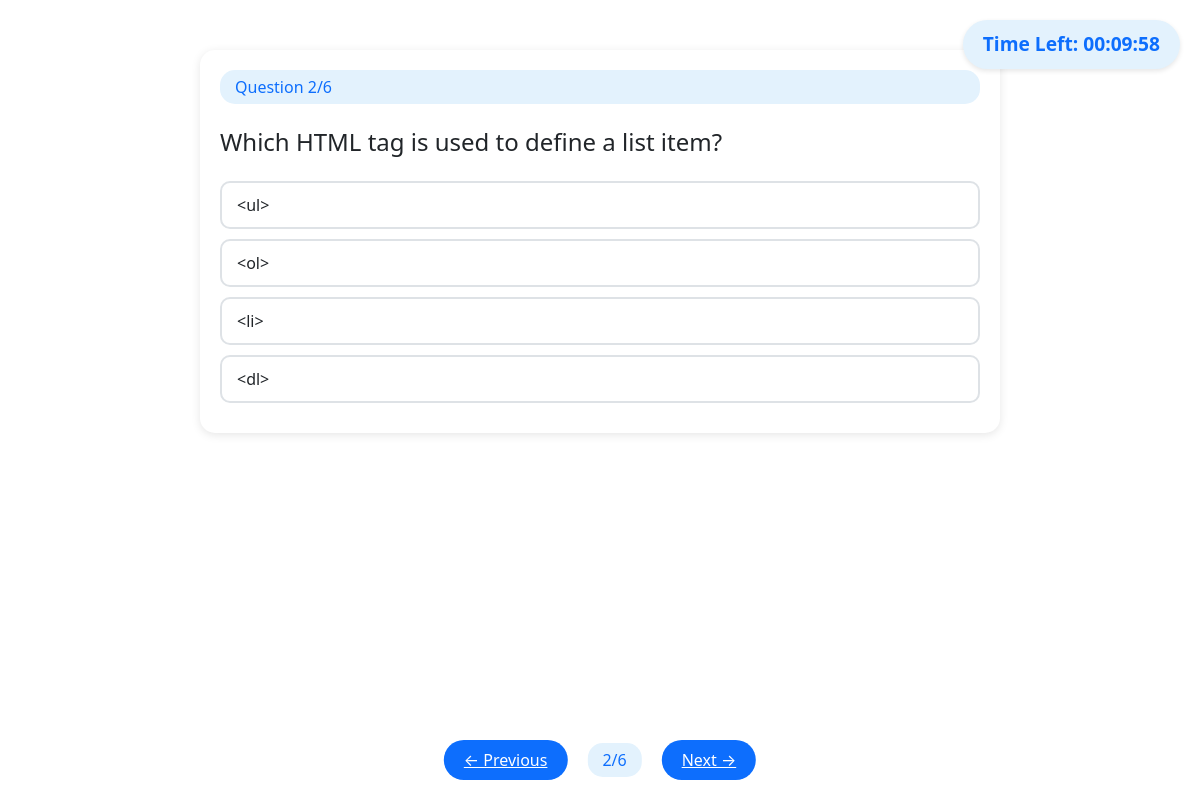
Screenshot of /quiz/1?q=1 with the database file from the repository.
### tables this page shows
CREATE TABLE questions (
            id INTEGER PRIMARY KEY AUTOINCREMENT,
            quiz_id INTEGER NOT NULL,
            question_statement TEXT NOT NULL,
            option1 TEXT NOT NULL,
            option2 TEXT NOT NULL,
            option3 TEXT NOT NULL,
            option4 TEXT NOT NULL,
            correct_option INTEGER NOT NULL,
            FOREIGN KEY (quiz_id) REFERENCES quizzes (id) ON DELETE CASCADE
        );

### app.py (the view)
@app.route('/quiz/<int:quiz_id>')
def quiz(quiz_id):
    try:
        current_q = request.args.get('q', 0, type=int)
        quiz = get_quiz_by_id(quiz_id)
        if not quiz:
            flash('Quiz not found.', 'error')
            return redirect(url_for('dashboard'))
        questions = get_quiz_questions(quiz_id)
        if not questions:
            flash('No questions found for this quiz.', 'error')
            return redirect(url_for('dashboard'))
        total_questions = len(questions)
        if current_q >= total_questions:
            flash('Invalid question number.', 'error')
            return redirect(url_for('dashboard'))
        if 'current_quiz' not in session:
            session['current_quiz'] = {
                'quiz_id': quiz_id,
                'start_time': datetime.now().strftime('%Y-%m-%d %H:%M:%S')
            }
        return render_template('quiz.html',
                             quiz=quiz,
                             questions=questions,
                             current_q=current_q,
                             total_questions=total_questions)
    except Exception as e:
        flash(f'Error loading quiz: {str(e)}', 'error')
        return redirect(url_for('dashboard'))

### Models/database.py (called while the page is built)
def get_db_connection():
    conn = sqlite3.connect(DATABASE_PATH)
    conn.row_factory = sqlite3.Row  # Enables column access by name
    return conn

### Models/models.py (called while the page is built)
def dict_factory(cursor, row):
    d = {}
    for idx, col in enumerate(cursor.description):
        d[col[0]] = row[idx]
    return d

def get_quiz_questions(quiz_id):
    conn = get_db_connection()
    conn.row_factory = dict_factory
    cursor = conn.cursor()
    try:
        cursor.execute("""
            SELECT
                id,
                question_statement,
                option1,
                option2,
                option3,
                option4,
                correct_option
            FROM questions
            WHERE quiz_id = ?
            ORDER BY id
        """, (quiz_id,))
        questions = cursor.fetchall()
        return questions
    except Exception as e:
        print(f"Error retrieving questions: {e}")
        return []
    finally:
        conn.close()

### templates/quiz.html (shortened to what this page needs)
{% extends "base.html" %}
{% block head %}
    <link rel="stylesheet" type="text/css" href="{{ url_for('static', filename='css/quiz.css') }}">
{% endblock %}
{% block content %}
    <div class="timer" id="timer">Time Left: 00:00:00</div>
    <form method="POST" action="{{ url_for('submit_quiz', quiz_id=quiz.id) }}" id="quizForm">
        <div class="question-container">
            <div class="question-number">Question {{ current_q + 1 }}/{{ total_questions }}</div>
            <h4 class="mt-4 mb-4">{{ questions[current_q].question_statement }}</h4>
            {% for i in range(1, 5) %}
            <div class="option">
                <label class="option-label" for="option{{ i }}">
                    {{ questions[current_q]['option' ~ i] }}
                </label>
            </div>
            {% endfor %}
        </div>
        <div class="question-nav">
            <a href="{{ url_for('quiz', quiz_id=quiz.id, q=(current_q-1)) }}"
               class="nav-arrow {% if current_q == 0 %}disabled{% endif %}"
               onclick="saveAnswer()">
                ← Previous
            </a>
            <span class="question-number">{{ current_q + 1 }}/{{ total_questions }}</span>
            {% if current_q + 1 < total_questions %}
                <a href="{{ url_for('quiz', quiz_id=quiz.id, q=(current_q+1)) }}"
                   class="nav-arrow"
                   onclick="saveAnswer()">
                    Next →
                </a>
            {% else %}
                <button type="submit" class="submit-btn" onclick="submitQuiz()">Submit Quiz</button>
            {% endif %}
        </div>
    </form>
{% endblock %}

### static/css/quiz.css (style rules this page uses)
.timer { position: fixed; top: 20px; right: 20px; background: #e3f2fd; padding: 10px 20px; border-radius: 25px; font-size: 1.2rem; font-weight: bold; color: #0d6efd; box-shadow: 0 2px 5px rgba(0,0,0,0.1); }
.question-nav { position: fixed; bottom: 20px; left: 50%; transform: translateX(-50%); display: flex; gap: 20px; align-items: center; }
.question-number { background: #e3f2fd; padding: 5px 15px; border-radius: 15px; color: #0d6efd; }
.nav-arrow { background: #0d6efd; color: white; border: none; padding: 8px 20px; border-radius: 20px; cursor: pointer; transition: all 0.3s; }
.question-container { max-width: 800px; margin: 50px auto; padding: 20px; background: white; border-radius: 15px; box-shadow: 0 2px 10px rgba(0,0,0,0.1); }
.option-label { display: block; padding: 10px 15px; margin: 10px 0; border: 2px solid #dee2e6; border-radius: 10px; cursor: pointer; transition: all 0.3s; }

### rows the page displays
questions: question_statement "Which HTML tag is used to define a list item?", option1 "<ul>" "<ol>" "<li>" "<dl>"

### other values shown
{{ current_q + 1 }} "2"
{{ total_questions }} "6"
